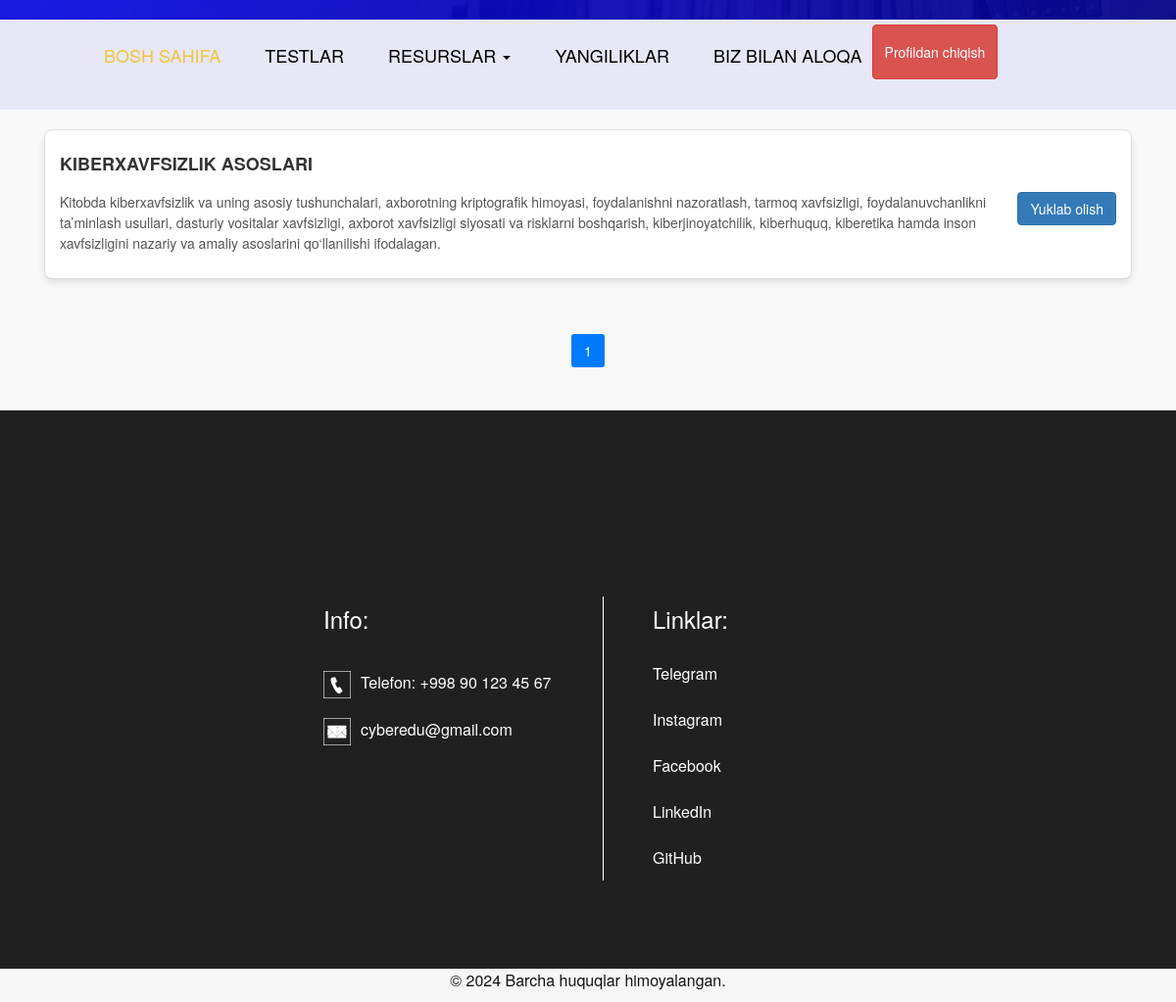
The app's page /kitob/ (signed in) with its own data.
### videos/models.py (models this page shows, shortened)
class Kitoblar(models.Model):
    class Status(models.TextChoices):
        Draft = 'DF', 'Draft'
        Published = 'PB', 'Published'
    title = models.CharField(max_length=255)
    body = models.TextField()
    pdf = models.FileField(upload_to='courses/pdf')
    status = models.CharField(max_length=2,
                              choices=Status.choices,
                              default=Status.Draft)

### videos/views.py (the view)
# urls.py: path('kitob/', kitob_list, name="kitoblar_page"),
def kitob_list(request):
    kitob_list = Kitoblar.objects.filter(status=Kitoblar.Status.Published)
    paginator = Paginator(kitob_list, 10)
    page_number = request.GET.get('page')
    page_obj = paginator.get_page(page_number)
    context = {
        "page_obj": page_obj
    }
    return render(request, "videos/kitoblar.html", context)

### templates/videos/kitoblar.html (shortened to what this page needs)
{% load static %}
<!DOCTYPE html>
<html lang="en">
   <head>
      <link rel="stylesheet" type="text/css" href="https://cdnjs.cloudflare.com/ajax/libs/OwlCarousel2/2.0.0-beta.2.4/assets/owl.carousel.min.css" />
      <link rel="stylesheet" type="text/css" href="{% static 'css/bootstrap.min.css' %}">
      <link rel="stylesheet" type="text/css" href="{% static 'css/style.css' %}">
      <link rel="stylesheet" href="{% static 'css/responsive.css' %}">
      <link rel="stylesheet" href="{% static 'css/jquery.mCustomScrollbar.min.css' %}">
      <link rel="stylesheet" href="https://netdna.bootstrapcdn.com/font-awesome/4.0.3/css/font-awesome.css">
       <link rel="stylesheet" href="https://maxcdn.bootstrapcdn.com/bootstrap/3.3.7/css/bootstrap.min.css">
      <link rel="stylesheet" href="{% static 'css/owl.carousel.min.css' %}">
      <link rel="stylesheet" href="https://cdnjs.cloudflare.com/ajax/libs/fancybox/2.1.5/jquery.fancybox.min.css" media="screen">
       <link rel="stylesheet" href="https://cdnjs.cloudflare.com/ajax/libs/font-awesome/4.7.0/css/font-awesome.min.css">
   </head>
   <body>
      <div class="header_section">
         <div class="header_bg">
            <div class="container">
               <nav class="navbar navbar-expand-lg navbar-light bg-light">
                  <div class="collapse navbar-collapse" id="navbarSupportedContent">
                     <ul class="navbar-nav mr-auto">
                        <li class="nav-item active">
                           <a class="nav-link" href="{% url 'home_page' %}">Bosh sahifa</a>
                        </li>
                         <li class="nav-item">
                           <a class="nav-link" href="{% url 'quiz_list' %}">Testlar</a>
                        </li>
                        <li class="nav-item dropdown"><a href="#" class="nav-link" data-toggle="dropdown"> Resurslar <span class="caret"></span></a>
                        </li>
                        <li class="nav-item">
                           <a class="nav-link" href="{% url 'blog_page' %}">Yangiliklar</a>
                        </li>
                        <li class="nav-item">
                           <a class="nav-link" href="{% url 'contact_page' %}">Biz bilan aloqa</a>
                        </li>
                        {% if request.user.is_authenticated %}
                            <button type="submit" class="btn btn-danger"  style="margin-top: -6px">
                                <form id="logout-form" action="{% url 'logout' %}" method="post">
                                <a href="#" onclick="document.getElementById('logout-form').submit(); return false;" style="color: white">Profildan chiqish</a>
                                </form>
                            </button>
                        {% else %}
                        <li class="nav-item">
                           <a class="nav-link" href="{% url 'login_page' %}">Login</a>
                        </li>
                        {% endif %}
                     </ul>
                  </div>
               </nav>
            </div>
         </div>
      </div>
            {% block content %}
<div class="blog_section">
    <div class="container">
        <div class="row">
            {% for kitob in page_obj %}
            <div class="col-12">
                <div class="blog_card">
                    <div class="blog_content">
                        <h5 class="blog_title">{{ kitob.title }}</h5>
                        <p class="blog_body">{{ kitob.body|truncatewords:100 }}</p>
                    </div>
                    {% if kitob.pdf %}
                    <a href="{{ kitob.pdf.url }}" download class="btn btn-primary" style="margin-top: 10px;">
                        Yuklab olish
                    </a>
                    {% endif %}
                </div>
            </div>
            {% endfor %}
        </div>
        <div class="pagination-wrapper" style="text-align: center; margin-top: 20px;">
            <nav aria-label="Page navigation">
                <ul class="pagination justify-content-center">
                    {% for num in page_obj.paginator.page_range %}
                    <li class="page-item {% if page_obj.number == num %}active{% endif %}">
                        <a class="page-link" href="?page={{ num }}">{{ num }}</a>
                    </li>
                    {% endfor %}
                </ul>
            </nav>
        </div>
    </div>
</div>
    {% endblock content %}
      <div class="footer_section layout_padding">
         <div class="container">
            <div class="footer_section_2">
               <div class="row">
                  <div class="col-lg-3 margin_top">
                  </div>
                  <div class="col-lg-3">
                     <div>
                        <h4 class="information_text">Info:</h4>
                     <div class="call_text"><a href="#"><img src="{% static 'images/call-icon1.png' %}"><span class="padding_left_15">Telefon: +998 90 123 45 67</span></a></div>
                     <div class="call_text"><a href="#"><img src="{% static 'images/mail-icon1.png' %}"><span class="padding_left_15">cyberedu@gmail.com</span></a></div>
                     </div>
                  </div>
                  <div class="col-lg-3 col-md-6">
                     <div class="information_main">
                        <h4 class="information_text">Linklar:</h4>
                        <div class="footer_menu">
                           <ul>
                              <li><a href="{% url 'home_page' %}">Telegram</a></li>
                              <li><a href="about.html">Instagram</a></li>
                              <li><a href="services.html">Facebook</a></li>
                              <li><a href="blog.html">LinkedIn</a></li>
                              <li><a href="news.html">GitHub</a></li>
                           </ul>
                        </div>
                     </div>
                  </div>
                  <div class="col-lg-3">
                  </div>
               </div>
            </div>
         </div>
      </div>
      <div class="copyright_section">
         <div class="container">
            <p class="copyright_text">© 2024 Barcha huquqlar himoyalangan.</p>
         </div>
      </div>

### static/css/style.css (style rules this page uses)
* { box-sizing: border-box !important; transition: ease all 0.5s; }
html { scroll-behavior: smooth; }
body { color: #666666; font-size: 14px; font-family: 'Poppins', sans-serif; line-height: 1.80857; font-weight: normal; overflow-x: hidden; }
a { color: #1f1f1f; text-decoration: none !important; outline: none !important; -webkit-transition: all .3s ease-in-out; -moz-transition: all .3s ease-in-out; -ms-transition: all .3s ease-in-out; -o-transition: all .3s ease-in-out; transition: all .3s ease-in-out; }
h1, h2, h3, h4, h5, h6 { letter-spacing: 0; font-weight: normal; position: relative; padding: 0 0 10px 0; font-weight: normal; line-height: normal; color: #111111; margin: 0 }
h4 { font-size: 16px }
h5 { font-size: 14px }
*, *::after, *::before { -webkit-box-sizing: border-box; -moz-box-sizing: border-box; box-sizing: border-box; }
ul, li, ol { margin: 0px; padding: 0px; list-style: none; }
p { margin: 20px; font-weight: 300; font-size: 15px; line-height: 24px; }
a { color: #222222; text-decoration: none; outline: none !important; }
a, .btn { text-decoration: none !important; outline: none !important; -webkit-transition: all .3s ease-in-out; -moz-transition: all .3s ease-in-out; -ms-transition: all .3s ease-in-out; -o-transition: all .3s ease-in-out; transition: all .3s ease-in-out; }
img { max-width: 100%; height: auto; }
button { border: 0; margin: 0; padding: 0; cursor: pointer; }
.layout_padding { padding-top: 90px; padding-bottom: 0px; }
.header_section { width: 100%; float: left; background-image: url(../images/banner-bg.png); height: auto; background-size: 100%; background-repeat: no-repeat; padding-top: 20px; }
.header_bg { background-color: #e7e7f6; }
.bg-light { background-color: transparent !important; }
.navbar { padding: 1rem 1rem; }
.navbar-expand-lg .navbar-nav .nav-link { padding-right: 10px; padding-left: 35px; font-size: 18px; color: #000; text-transform: uppercase; }
.navbar-light .navbar-nav .active>.nav-link, .navbar-light .navbar-nav .nav-link.active, .navbar-light .navbar-nav .nav-link.show, .navbar-light .navbar-nav .show>.nav-link { color: #eec53d; }
.padding_left_15 { padding-left: 10px; }
.blog_section { width: 100%; float: left; padding-bottom: 90px; }
.footer_section { width: 100%; float: left; background-color: #202020; height: auto; padding-bottom: 90px; }
.margin_top { margin-top: 90px; }
.call_text { width: 100%; float: left; font-size: 16px; color: #ffffff; padding-top: 20px; }
.call_text a { color: #ffffff; }
.footer_section_2 { width: 100%; float: left; margin-top: 100px; }
.footer_menu { width: 100%; float: left; }
.footer_menu ul { margin: 0px; padding: 0px; }
.footer_menu li { font-size: 16px; color: #ffffff; padding: 12px 0px; }
.footer_menu li a { color: #ffffff; }
.information_text { width: 100%; float: left; font-size: 24px; color: #fff; }
.information_main { width: 100%; float: left; border-left: 1px solid #ffffff; padding-left: 50px; }
.copyright_section { width: 100%; float: left; background-color: #f7f6f6; height: auto; }
.copyright_text { width: 100%; float: left; font-size: 16px; margin-left: 0px; color: #131313; text-align: center; }

### templates/videos/kitoblar.html (style rules this page uses)
.blog_section { padding: 20px 20px; background-color: #f9f9f9; }
.blog_card { display: flex; align-items: center; border: 1px solid #ddd; border-radius: 8px; padding: 15px; background-color: #fff; box-shadow: 0 4px 6px rgba(0, 0, 0, 0.1); margin-bottom: 16px; transition: transform 0.3s, box-shadow 0.3s; }
.blog_content { flex: 1; }
.blog_title { font-weight: bold; font-size: 18px; color: #333; margin-bottom: 8px; }
.blog_body { font-size: 14px; color: #555; line-height: 1.5; }

### records on screen
Kitoblar: title "KIBERXAVFSIZLIK ASOSLARI", body "Kitobda kiberxavfsizlik va uning asosiy tushunchalari, axborotning kriptografik himoyasi, foydalanishni nazoratlash, tarmoq xavfsizligi, foydalanuvchanlikni ta’minlash usullari, dasturiy vositalar xavfsizligi, axborot xavfsizligi siyosati va risklarni boshqarish, kiberjinoyatchilik, kiberhuquq, kiberetika hamda inson xavfsizligini nazariy va amaliy asoslarini qо‘llanilishi ifodalagan."

### other values on screen
{{ num }} "1"
